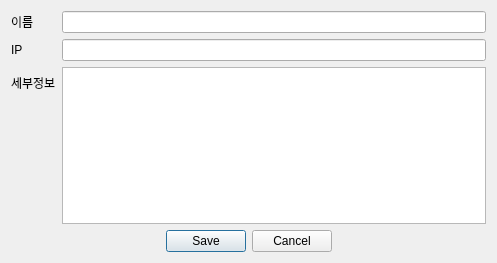
<?xml version="1.0" encoding="UTF-8"?>
<ui version="4.0">
 <class>Dialog</class>
 <widget class="QDialog" name="Dialog">
  <property name="geometry">
   <rect>
    <x>0</x>
    <y>0</y>
    <width>497</width>
    <height>263</height>
   </rect>
  </property>
  <property name="windowTitle">
   <string>Dialog</string>
  </property>
  <layout class="QGridLayout" name="gridLayout">
   <item row="1" column="0">
    <widget class="QDialogButtonBox" name="buttonBox">
     <property name="contextMenuPolicy">
      <enum>Qt::NoContextMenu</enum>
     </property>
     <property name="orientation">
      <enum>Qt::Horizontal</enum>
     </property>
     <property name="standardButtons">
      <set>QDialogButtonBox::Cancel|QDialogButtonBox::Save</set>
     </property>
     <property name="centerButtons">
      <bool>true</bool>
     </property>
    </widget>
   </item>
   <item row="0" column="0">
    <layout class="QFormLayout" name="formLayout">
     <item row="0" column="0">
      <widget class="QLabel" name="nameLabel">
       <property name="text">
        <string>이름</string>
       </property>
      </widget>
     </item>
     <item row="0" column="1">
      <widget class="QLineEdit" name="nameLineEdit">
       <property name="readOnly">
        <bool>true</bool>
       </property>
       <property name="clearButtonEnabled">
        <bool>false</bool>
       </property>
      </widget>
     </item>
     <item row="1" column="0">
      <widget class="QLabel" name="ipLabel">
       <property name="text">
        <string>IP</string>
       </property>
      </widget>
     </item>
     <item row="1" column="1">
      <widget class="QLineEdit" name="ipLineEdit"/>
     </item>
     <item row="2" column="0">
      <widget class="QLabel" name="detailLabel">
       <property name="text">
        <string>세부정보</string>
       </property>
      </widget>
     </item>
     <item row="2" column="1">
      <widget class="QTextEdit" name="detailTextEdit">
       <property name="contextMenuPolicy">
        <enum>Qt::NoContextMenu</enum>
       </property>
      </widget>
     </item>
    </layout>
   </item>
  </layout>
 </widget>
 <resources/>
 <connections>
  <connection>
   <sender>buttonBox</sender>
   <signal>accepted()</signal>
   <receiver>Dialog</receiver>
   <slot>accept()</slot>
   <hints>
    <hint type="sourcelabel">
     <x>248</x>
     <y>254</y>
    </hint>
    <hint type="destinationlabel">
     <x>157</x>
     <y>274</y>
    </hint>
   </hints>
  </connection>
  <connection>
   <sender>buttonBox</sender>
   <signal>rejected()</signal>
   <receiver>Dialog</receiver>
   <slot>reject()</slot>
   <hints>
    <hint type="sourcelabel">
     <x>316</x>
     <y>260</y>
    </hint>
    <hint type="destinationlabel">
     <x>286</x>
     <y>274</y>
    </hint>
   </hints>
  </connection>
 </connections>
</ui>
